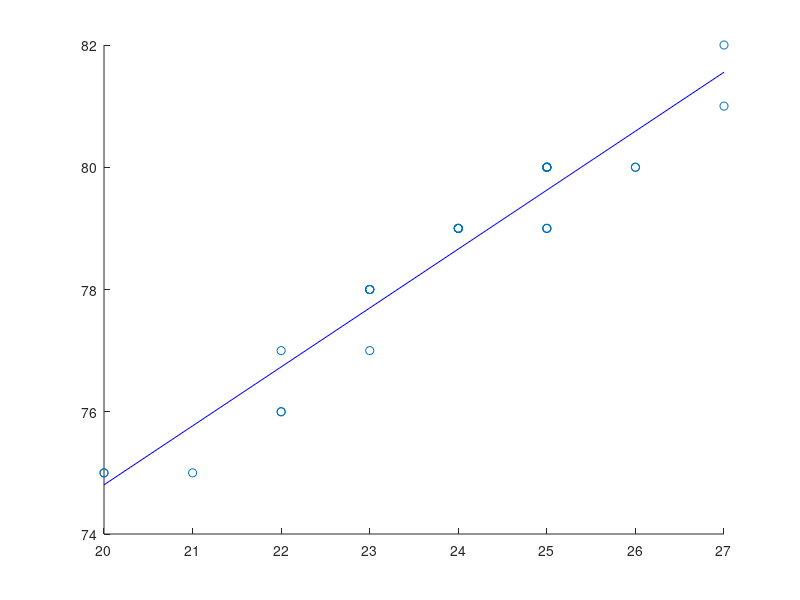

This chart was generated by the following MATLAB code:
x=[20*ones(1,2),21,22*ones(1,3),23*ones(1,6),24*ones(1,5),25*ones(1,9),26*ones(1,2),27*ones(1,2)];
y=[75*ones(1,3),76*ones(1,2),77*ones(1,2),78*ones(1,5),79*ones(1,8),80*ones(1,8),81,82];
mx=mean(x);
my=mean(y);
fprintf('mx = %f\n',mx)
fprintf('my = %f\n',my)

vx=var(x,1);
vy=var(y,1);
fprintf('Variances:\nvx = %f\n',vx)
fprintf('vy = %f\n',vy)
cxy=cov(x,y,1);

fprintf('covariance = %f\n',cxy(1,2))

cxy2=corrcoef(x,y);
%exremele inseamna ca e legatura perfecta adica daca e -1 sau 1 ins ca 
%au legatura totala,o sa fie pe dreapta de regresie ,descendenta daca e neg
%asc daca e poz , 
fprintf('corelation coefficient ,se noteaza cu ro= %f\n',cxy2(1,2))
clf
scatter(x,y)
hold on
%dreapta de regresie line of regression
xreg=x;
yreg=my+cxy2(1,2)*(sqrt(vy)/sqrt(vx))*(xreg-mx);
plot(xreg,yreg,'b');
%cine are varianta cu 1 sunt var , std,cov. simple sau de populatie ,
%simple=de selectie
%notatia pt varianta e cu s^2 ,le face cu sume, functia std din matlab e ca
%si cum am face noi de mana ,face sqrt, cand in formule apare s^2, nu
%trebuie sa apara std(x)^2 ca std face patratu dupaia face radicalu si
%dupaia ridica iar la patrat , s^2 inseamna direct varianta, daca vede
%doaman profa asa ceva se infurie :)
